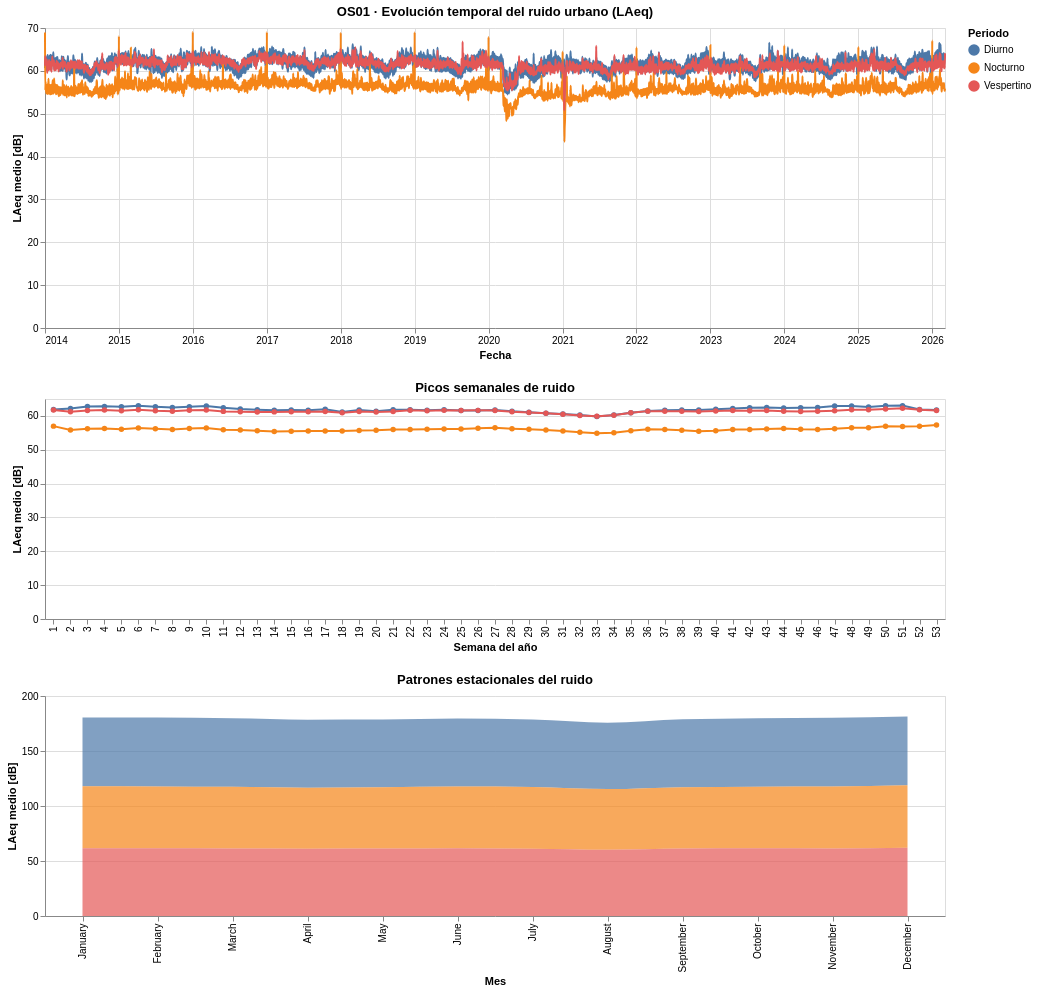

The notebook cell this image was saved under:
### Markdown cell above
### Visualización 3 – Evolución temporal del ruido

TIPO DE GRÁFICOS: 
* Línea temporal de laeq
* Comparación D / E / N
* Picos semanales o estacionales

HIPÓTESIS: El ruido nocturno presenta comportamientos distintos al diurno y está vinculado a patrones de uso urbano, no solo al tráfico.

### Code cell
# ================================
# VISUALIZACIÓN 1 – EVOLUCIÓN TEMPORAL DEL RUIDO
# Altair interactivo (LAeq por periodos D/E/N)
# ================================

# ----------------------------------------------------------
# 1. Usamos tu dataframe real df_01_ruido_diario
# ----------------------------------------------------------

df = df_01_ruido_diario.copy()

# Asegurar formato fecha
df['fecha'] = pd.to_datetime(df['fecha'])

# Mapeo de periodos

df["periodo_desc"] = df["periodo"].map({
    "D": "Diurno",
    "E": "Vespertino",
    "N": "Nocturno"
})

# Filtrar solo D/E/N (comparación solicitada)
df = df[df["periodo"].isin(["D", "E", "N"])]


# ---------- AGREGACIONES ----------
df_daily = (
    df
    .groupby(["fecha", "periodo_desc"], as_index=False)
    .agg(laeq_medio=("laeq", "mean"))
)

df_daily["week"] = df_daily["fecha"].dt.isocalendar().week.astype(int)
df_daily["month"] = df_daily["fecha"].dt.month
df_daily["month_name"] = df_daily["fecha"].dt.month_name()

df_week = (
    df_daily
    .groupby(["week", "periodo_desc"], as_index=False)
    .agg(laeq_medio=("laeq_medio", "mean"))
)

df_month = (
    df_daily
    .groupby(["month", "month_name", "periodo_desc"], as_index=False)
    .agg(laeq_medio=("laeq_medio", "mean"))
)


# ----------------------------------------------------------
# 2. Selectores interactivos
# ----------------------------------------------------------

# Selección temporal con brush (sobre el eje X)
brush_time = alt.selection_interval(encodings=['x'], name='SeleccionTemporal')

# Selección multiserie por leyenda
select_period = alt.selection_point(fields=['periodo_desc'], bind='legend', name='Periodo')


# ----------------------------------------------------------
# 3. Gráfico principal – Evolución temporal LAeq (D/E/N)
# ----------------------------------------------------------


chart_line = (
    alt.Chart(df_daily)
    .mark_line(interpolate="monotone")
    .encode(
        x=alt.X("fecha:T", title="Fecha"),
        y=alt.Y("laeq_medio:Q", title="LAeq medio [dB]"),
        color=alt.Color("periodo_desc:N", title="Periodo"),
        tooltip=[
            alt.Tooltip("yearmonthdate(fecha):T", title="Fecha"),
            alt.Tooltip("laeq_medio:Q", title="LAeq medio", format=".2f"),
            alt.Tooltip("periodo_desc:N", title="Periodo")
        ]
    )
    .add_params(select_period, brush_time)
    .transform_filter(select_period)
    .properties(
        width=900,
        height=300,
        title="OS01 · Evolución temporal del ruido urbano (LAeq)"
    )
)



# ----------------------------------------------------------
# 4. Picos semanales – Promedio por semana
# ----------------------------------------------------------

chart_week = (
    alt.Chart(df_week)
    .mark_line(point=True)
    .encode(
        x=alt.X("week:O", title="Semana del año"),
        y=alt.Y("laeq_medio:Q", title="LAeq medio [dB]"),
        color=alt.Color("periodo_desc:N", title="Periodo"),
        tooltip=[
            alt.Tooltip("week:O", title="Semana"),
            alt.Tooltip("laeq_medio:Q", title="LAeq medio", format=".2f"),
            alt.Tooltip("periodo_desc:N", title="Periodo")
        ]
    )
    .transform_filter(brush_time)
    .properties(
        width=900,
        height=220,
        title="Picos semanales de ruido"
    )
)


# ----------------------------------------------------------
# 5. Picos estacionales – Promedio por mes
# ----------------------------------------------------------


chart_month = (
    alt.Chart(df_month)
    .mark_area(opacity=0.7, interpolate="monotone")
    .encode(
        x=alt.X(
            "month_name:N",
            sort=[
                "January", "February", "March", "April", "May", "June",
                "July", "August", "September", "October", "November", "December"
            ],
            title="Mes"
        ),
        y=alt.Y("laeq_medio:Q", title="LAeq medio [dB]"),
        color=alt.Color("periodo_desc:N", title="Periodo"),
        tooltip=[
            alt.Tooltip("month_name:N", title="Mes"),
            alt.Tooltip("laeq_medio:Q", title="LAeq medio", format=".2f"),
            alt.Tooltip("periodo_desc:N", title="Periodo")
        ]
    )
    .transform_filter(brush_time)
    .properties(
        width=900,
        height=220,
        title="Patrones estacionales del ruido"
    )
)


# ----------------------------------------------------------
# 6. Dashboard final (vistas coordinadas)
# ----------------------------------------------------------

final_chart = alt.vconcat(
    chart_line,
    chart_week,
    chart_month
).resolve_scale(color='shared')

final_chart

### Figure 1 — Vega-Lite specification as saved in the notebook (floating-point values rounded to 4 significant figures; data arrays with more than 128 entries replaced by an {"elided": "..."} marker saying what was removed)
{"$schema": "https://vega.github.io/schema/vega-lite/v5.20.1.json", "config": {"view": {"continuousHeight": 300, "continuousWidth": 300}}, "datasets": {"data-32bed029b7632721b854e22a46647707": {"elided": "13329 records"}, "data-4d3adf8693749658a38446dc89fa1b26": {"elided": "159 records"}, "data-69f00f6c959bf382eb4ef16582899d43": [{"laeq_medio": 62.45, "month": 1, "month_name": "January", "periodo_desc": "Diurno"}, {"laeq_medio": 56.4, "month": 1, "month_name": "January", "periodo_desc": "Nocturno"}, {"laeq_medio": 61.55, "month": 1, "month_name": "January", "periodo_desc": "Vespertino"}, {"laeq_medio": 62.69, "month": 2, "month_name": "February", "periodo_desc": "Diurno"}, {"laeq_medio": 56.18, "month": 2, "month_name": "February", "periodo_desc": "Nocturno"}, {"laeq_medio": 61.58, "month": 2, "month_name": "February", "periodo_desc": "Vespertino"}, {"laeq_medio": 62.33, "month": 3, "month_name": "March", "periodo_desc": "Diurno"}, {"laeq_medio": 56.01, "month": 3, "month_name": "March", "periodo_desc": "Nocturno"}, {"laeq_medio": 61.41, "month": 3, "month_name": "March", "periodo_desc": "Vespertino"}, {"laeq_medio": 61.78, "month": 4, "month_name": "April", "periodo_desc": "Diurno"}, {"laeq_medio": 55.48, "month": 4, "month_name": "April", "periodo_desc": "Nocturno"}, {"laeq_medio": 61.23, "month": 4, "month_name": "April", "periodo_desc": "Vespertino"}, {"laeq_medio": 61.58, "month": 5, "month_name": "May", "periodo_desc": "Diurno"}, {"laeq_medio": 55.76, "month": 5, "month_name": "May", "periodo_desc": "Nocturno"}, {"laeq_medio": 61.27, "month": 5, "month_name": "May", "periodo_desc": "Vespertino"}, {"laeq_medio": 61.7, "month": 6, "month_name": "June", "periodo_desc": "Diurno"}, {"laeq_medio": 56.16, "month": 6, "month_name": "June", "periodo_desc": "Nocturno"}, {"laeq_medio": 61.62, "month": 6, "month_name": "June", "periodo_desc": "Vespertino"}, {"laeq_medio": 61.24, "month": 7, "month_name": "July", "periodo_desc": "Diurno"}, {"laeq_medio": 56.17, "month": 7, "month_name": "July", "periodo_desc": "Nocturno"}, {"laeq_medio": 61.15, "month": 7, "month_name": "July", "periodo_desc": "Vespertino"}, {"laeq_medio": 60.28, "month": 8, "month_name": "August", "periodo_desc": "Diurno"}, {"laeq_medio": 55.14, "month": 8, "month_name": "August", "periodo_desc": "Nocturno"}, {"laeq_medio": 60.23, "month": 8, "month_name": "August", "periodo_desc": "Vespertino"}, {"laeq_medio": 61.64, "month": 9, "month_name": "September", "periodo_desc": "Diurno"}, {"laeq_medio": 55.8, "month": 9, "month_name": "September", "periodo_desc": "Nocturno"}, {"laeq_medio": 61.33, "month": 9, "month_name": "September", "periodo_desc": "Vespertino"}, {"laeq_medio": 62.31, "month": 10, "month_name": "October", "periodo_desc": "Diurno"}, {"laeq_medio": 55.97, "month": 10, "month_name": "October", "periodo_desc": "Nocturno"}, {"laeq_medio": 61.6, "month": 10, "month_name": "October", "periodo_desc": "Vespertino"}, {"laeq_medio": 62.58, "month": 11, "month_name": "November", "periodo_desc": "Diurno"}, {"laeq_medio": 56.18, "month": 11, "month_name": "November", "periodo_desc": "Nocturno"}, {"laeq_medio": 61.44, "month": 11, "month_name": "November", "periodo_desc": "Vespertino"}, {"laeq_medio": 62.65, "month": 12, "month_name": "December", "periodo_desc": "Diurno"}, {"laeq_medio": 56.75, "month": 12, "month_name": "December", "periodo_desc": "Nocturno"}, {"laeq_medio": 62.01, "month": 12, "month_name": "December", "periodo_desc": "Vespertino"}]}, "params": [{"bind": "legend", "name": "Periodo", "select": {"fields": ["periodo_desc"], "type": "point"}, "views": ["view_1"]}, {"name": "SeleccionTemporal", "select": {"encodings": ["x"], "type": "interval"}, "views": ["view_1"]}], "resolve": {"scale": {"color": "shared"}}, "vconcat": [{"data": {"name": "data-32bed029b7632721b854e22a46647707"}, "encoding": {"color": {"field": "periodo_desc", "title": "Periodo", "type": "nominal"}, "tooltip": [{"field": "fecha", "timeUnit": "yearmonthdate", "title": "Fecha", "type": "temporal"}, {"field": "laeq_medio", "format": ".2f", "title": "LAeq medio", "type": "quantitative"}, {"field": "periodo_desc", "title": "Periodo", "type": "nominal"}], "x": {"field": "fecha", "title": "Fecha", "type": "temporal"}, "y": {"field": "laeq_medio", "title": "LAeq medio [dB]", "type": "quantitative"}}, "height": 300, "mark": {"interpolate": "monotone", "type": "line"}, "name": "view_1", "title": "OS01 · Evolución temporal del ruido urbano (LAeq)", "transform": [{"filter": {"param": "Periodo"}}], "width": 900}, {"data": {"name": "data-4d3adf8693749658a38446dc89fa1b26"}, "encoding": {"color": {"field": "periodo_desc", "title": "Periodo", "type": "nominal"}, "tooltip": [{"field": "week", "title": "Semana", "type": "ordinal"}, {"field": "laeq_medio", "format": ".2f", "title": "LAeq medio", "type": "quantitative"}, {"field": "periodo_desc", "title": "Periodo", "type": "nominal"}], "x": {"field": "week", "title": "Semana del año", "type": "ordinal"}, "y": {"field": "laeq_medio", "title": "LAeq medio [dB]", "type": "quantitative"}}, "height": 220, "mark": {"point": true, "type": "line"}, "title": "Picos semanales de ruido", "transform": [{"filter": {"param": "SeleccionTemporal"}}], "width": 900}, {"data": {"name": "data-69f00f6c959bf382eb4ef16582899d43"}, "encoding": {"color": {"field": "periodo_desc", "title": "Periodo", "type": "nominal"}, "tooltip": [{"field": "month_name", "title": "Mes", "type": "nominal"}, {"field": "laeq_medio", "format": ".2f", "title": "LAeq medio", "type": "quantitative"}, {"field": "periodo_desc", "title": "Periodo", "type": "nominal"}], "x": {"field": "month_name", "sort": ["January", "February", "March", "April", "May", "June", "July", "August", "September", "October", "November", "December"], "title": "Mes", "type": "nominal"}, "y": {"field": "laeq_medio", "title": "LAeq medio [dB]", "type": "quantitative"}}, "height": 220, "mark": {"interpolate": "monotone", "opacity": 0.7, "type": "area"}, "title": "Patrones estacionales del ruido", "transform": [{"filter": {"param": "SeleccionTemporal"}}], "width": 900}]}
